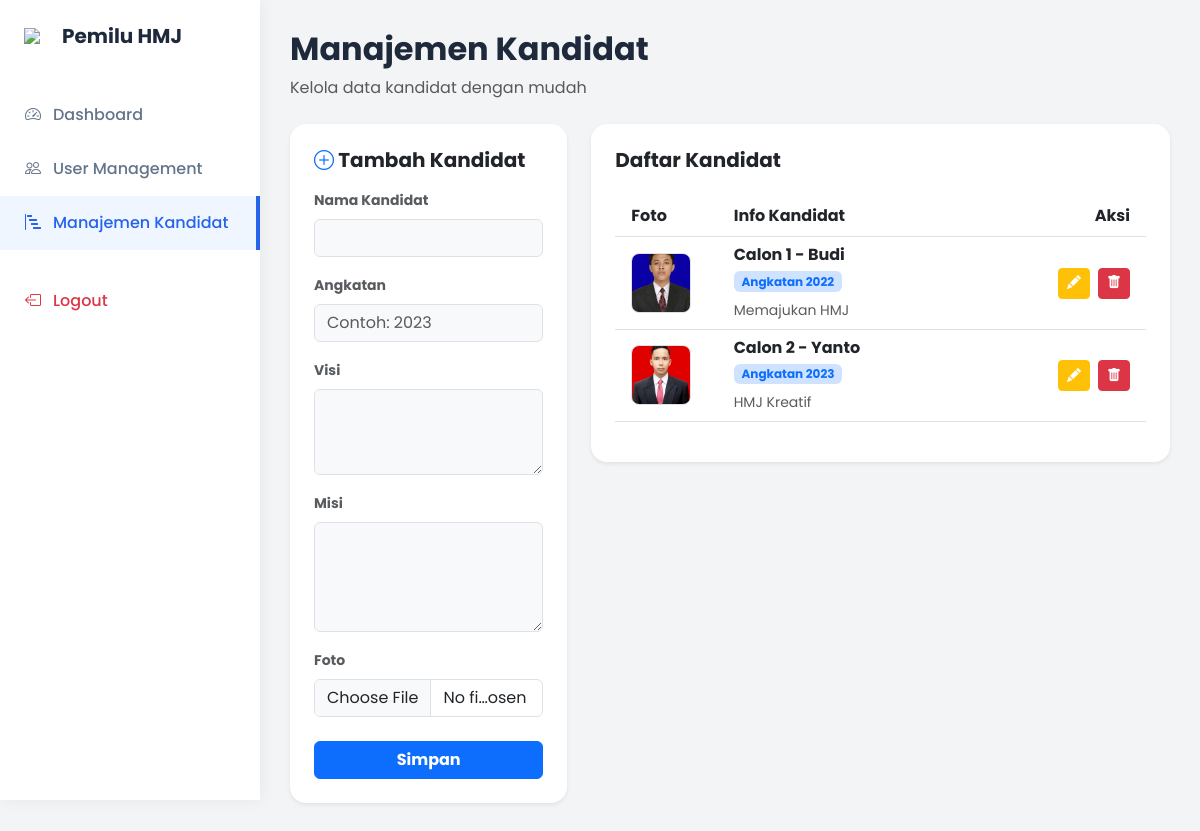
The page /kandidat_admin.php (signed in) on the database its author committed.
### tables this page shows
CREATE TABLE `kandidat` (
  `id` int(11) NOT NULL,
  `nama_calon` varchar(100) DEFAULT NULL,
  `angkatan` varchar(20) DEFAULT NULL,
  `foto` varchar(100) DEFAULT 'default.jpg',
  `visi` text DEFAULT NULL,
  `misi` text DEFAULT NULL,
  `jumlah_suara` int(11) DEFAULT 0
);

### kandidat_admin.php (the view, shortened to what this page needs)
<?php
include 'koneksi.php';
?>
<!DOCTYPE html>
<html lang="id">
<head>
    <link href="https://cdn.jsdelivr.net/npm/bootstrap@5.3.0/dist/css/bootstrap.min.css" rel="stylesheet">
    <link href="https://cdn.jsdelivr.net/npm/bootstrap-icons@1.10.0/font/bootstrap-icons.css" rel="stylesheet">
    <link rel="stylesheet" href="assets/style.css">
</head>
<body>
    <div class="sidebar" id="mySidebar">
        <div class="p-4 mb-3 d-flex align-items-center gap-2 justify-content-between">
            <div class="d-flex align-items-center gap-2">
                <img src="https://cdn-icons-png.flaticon.com/512/2231/2231649.png" width="30">
                <h5 class="fw-bold m-0">Pemilu HMJ</h5>
            </div>
        </div>
        <nav class="nav flex-column">
            <a class="nav-link" href="dashboard_admin.php"><i class="bi bi-speedometer2"></i> Dashboard</a>
            <a class="nav-link" href="users_admin.php"><i class="bi bi-people"></i> User Management</a>
            <a class="nav-link active" href="kandidat_admin.php"><i class="bi bi-bar-chart-steps"></i> Manajemen Kandidat</a>
            <a class="nav-link text-danger mt-4" href="logout.php"><i class="bi bi-box-arrow-left"></i> Logout</a>
        </nav>
    </div>
    <div class="main-content">
        <div class="mb-4 d-none d-md-block">
            <h2 class="fw-bold">Manajemen Kandidat</h2>
            <p class="text-muted">Kelola data kandidat dengan mudah</p>
        </div>
        <div class="row g-4">
            <div class="col-lg-4">
                <div class="card border-0 shadow-sm rounded-4 p-4">
                    <h5 class="fw-bold mb-3"><i class="bi bi-plus-circle text-primary"></i> Tambah Kandidat</h5>
                    <form action="kandidat_proses.php?aksi=tambah" method="POST" enctype="multipart/form-data">
                        <div class="mb-3">
                            <label class="form-label small fw-bold text-muted">Nama Kandidat</label>
                            <input type="text" name="nama" class="form-control bg-light" required>
                        </div>
                        <div class="mb-3">
                            <label class="form-label small fw-bold text-muted">Angkatan</label>
                            <input type="number" name="angkatan" class="form-control bg-light" placeholder="Contoh: 2023" required>
                        </div>
                        <div class="mb-3">
                            <label class="form-label small fw-bold text-muted">Visi</label>
                            <textarea name="visi" class="form-control bg-light" rows="3" required></textarea>
                        </div>
                        <div class="mb-3">
                            <label class="form-label small fw-bold text-muted">Misi</label>
                            <textarea name="misi" class="form-control bg-light" rows="4" required></textarea>
                        </div>
                        <div class="mb-4">
                            <label class="form-label small fw-bold text-muted">Foto</label>
                            <input type="file" name="foto" class="form-control" required>
                        </div>
                        <button type="submit" class="btn btn-primary w-100 fw-bold">Simpan</button>
                    </form>
                </div>
            </div>
            <div class="col-lg-8">
                <div class="card border-0 shadow-sm rounded-4 p-4">
                    <h5 class="fw-bold mb-4">Daftar Kandidat</h5>
                    <div class="table-responsive">
                        <table class="table table-hover align-middle">
                            <thead class="bg-light">
                                <tr>
                                    <th class="ps-3" style="min-width: 80px;">Foto</th>
                                    <th style="min-width: 200px;">Info Kandidat</th>
                                    <th class="text-end pe-3" style="min-width: 120px;">Aksi</th>
                                </tr>
                            </thead>
                            <tbody>
                                <?php
                                $kandidat = mysqli_query($koneksi, "SELECT * FROM kandidat ORDER BY id ASC");
                                while($row = mysqli_fetch_assoc($kandidat)) {
                                ?>
                                <tr>
                                    <td class="ps-3">
                                        <img src="img/<?= $row['foto'] ?>" width="60" height="60" class="rounded-3 object-fit-cover border">
                                    </td>
                                    <td>
                                        <h6 class="fw-bold mb-1"><?= $row['nama_calon'] ?></h6>
                                        <span class="badge bg-primary-subtle text-primary mb-2">Angkatan <?= $row['angkatan'] ?></span>
                                        <small class="text-muted d-block text-truncate" style="max-width: 200px;">
                                            <?= $row['visi'] ?>
                                        </small>
                                    </td>
                                    <td class="text-end pe-3">
                                        <div class="d-flex justify-content-end gap-2">
                                            <a href="kandidat_edit.php?id=<?= $row['id'] ?>" class="btn btn-warning btn-sm text-white">
                                                <i class="bi bi-pencil-fill"></i>
                                            </a>
                                            <a href="kandidat_proses.php?aksi=hapus&id=<?= $row['id'] ?>" class="btn btn-danger btn-sm" onclick="return confirm('Hapus permanen?')">
                                                <i class="bi bi-trash-fill"></i>
                                            </a>
                                        </div>
                                    </td>
                                </tr>
                                <?php } ?>
                            </tbody>
                        </table>
                    </div>
                </div>
            </div>
        </div>
    </div>
</body>
</html>

### assets/style.css (style rules this page uses)
:root { --primary-color: #2563eb; --primary-dark: #1e40af; --primary-gradient: linear-gradient(135deg, #2563eb 0%, #1d4ed8 100%); --bg-light: #f3f4f6; --text-dark: #1e293b; --text-box-bg: #f0f7ff; --card-shadow: 0 10px 20px rgba(0, 0, 0, 0.05); }
body { font-family: 'Poppins', sans-serif; background-color: var(--bg-light); color: var(--text-dark); margin: 0; overflow-x: hidden; }
html { scroll-behavior: smooth; }
.sidebar { width: 260px; height: 100vh; position: fixed; top: 0; left: 0; background: white; box-shadow: 2px 0 15px rgba(0,0,0,0.05); z-index: 1000; overflow-y: auto; display: flex; flex-direction: column; }
.main-content { margin-left: 260px; padding: 30px; min-height: 100vh; transition: margin-left 0.3s ease; }
.sidebar .nav-link { color: #64748b; padding: 15px 25px; font-weight: 500; display: flex; align-items: center; gap: 12px; transition: 0.3s; text-decoration: none; }
.sidebar .nav-link:hover, .sidebar .nav-link.active { color: var(--primary-color); background: #eff6ff; border-right: 4px solid var(--primary-color); }

### rows shown on the page
kandidat: foto (picture), nama_calon "Calon 1 - Budi", angkatan "2022", visi "Memajukan HMJ"
kandidat: foto (picture), nama_calon "Calon 2 - Yanto", angkatan "2023", visi "HMJ Kreatif"
